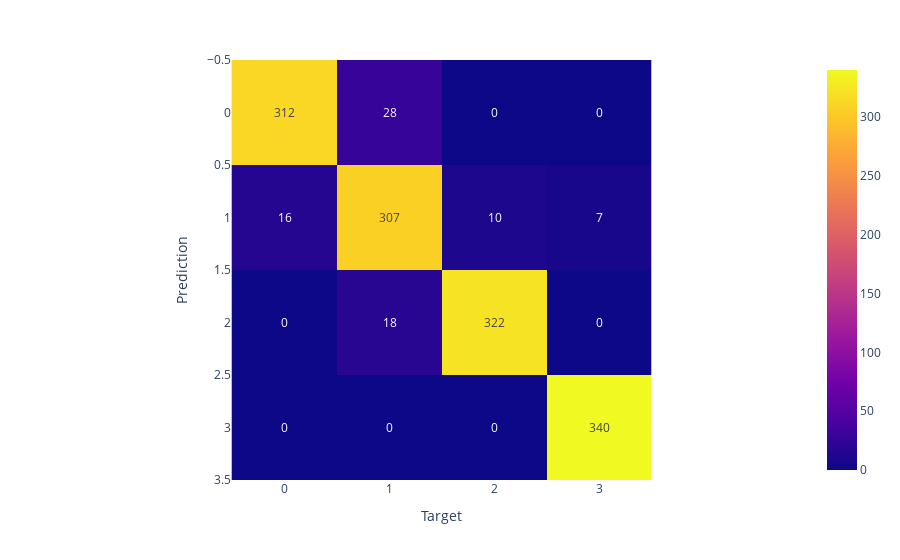

Source (notebook cell):
### Code cell
fig = px.imshow(confusion_matrix(y_test, svm_preds), text_auto=True)
fig.update_layout(xaxis_title = 'Target', yaxis_title = 'Prediction')

### Figure 1 — Plotly figure (JSON) as saved in the notebook; plotly's stock layout.template omitted (floating-point values rounded to 4 significant figures)
{"data": [{"coloraxis": "coloraxis", "hovertemplate": "x: %{x}<br>y: %{y}<br>color: %{z}<extra></extra>", "name": "0", "texttemplate": "%{z}", "type": "heatmap", "xaxis": "x", "yaxis": "y", "z": [[312, 28, 0, 0], [16, 307, 10, 7], [0, 18, 322, 0], [0, 0, 0, 340]]}], "layout": {"coloraxis": {"colorscale": [[0, "#0d0887"], [0.1111, "#46039f"], [0.2222, "#7201a8"], [0.3333, "#9c179e"], [0.4444, "#bd3786"], [0.5556, "#d8576b"], [0.6667, "#ed7953"], [0.7778, "#fb9f3a"], [0.8889, "#fdca26"], [1, "#f0f921"]]}, "margin": {"t": 60}, "xaxis": {"anchor": "y", "constrain": "domain", "domain": [0, 1], "scaleanchor": "y", "title": {"text": "Target"}}, "yaxis": {"anchor": "x", "autorange": "reversed", "constrain": "domain", "domain": [0, 1], "title": {"text": "Prediction"}}}}
